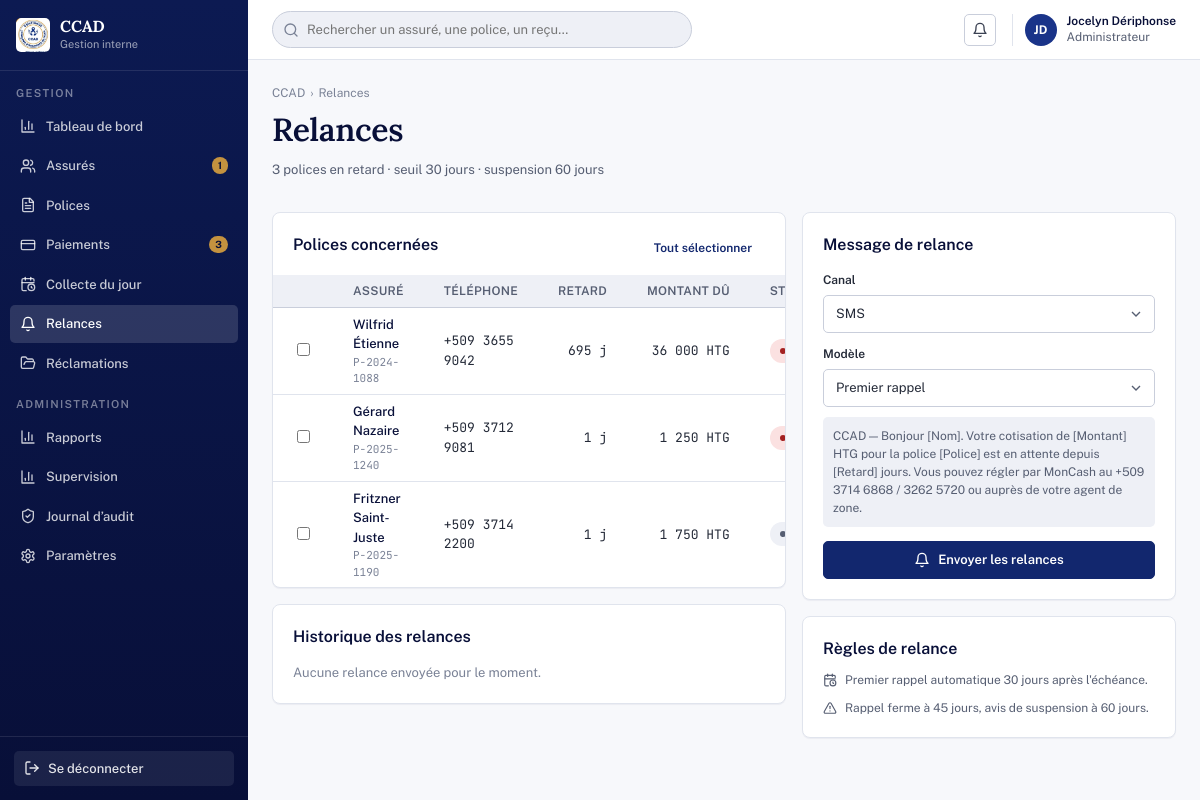
/relances.php (signed in), run on the app's committed database.
### tables this page shows
CREATE TABLE reglages_regles (
  id                  TINYINT UNSIGNED PRIMARY KEY DEFAULT 1,
  eligibilite_mois    SMALLINT UNSIGNED NOT NULL DEFAULT 24,
  retard_jours        SMALLINT UNSIGNED NOT NULL DEFAULT 30,
  suspension_jours    SMALLINT UNSIGNED NOT NULL DEFAULT 60,
  echeance_jour       TINYINT UNSIGNED NOT NULL DEFAULT 1,
  CONSTRAINT chk_regles_single_row CHECK (id = 1)
);

### config/db.php (called while the page is built, shortened)
<?php
function db(): PDO
{
    static $pdo = null;
    if ($pdo === null) {
        $dsn = 'mysql:host=' . DB_HOST . ';dbname=' . DB_NAME . ';charset=' . DB_CHARSET;
        $pdo = new PDO($dsn, DB_USER, DB_PASS, [
            PDO::ATTR_ERRMODE => PDO::ERRMODE_EXCEPTION,
            PDO::ATTR_DEFAULT_FETCH_MODE => PDO::FETCH_ASSOC,
            PDO::ATTR_EMULATE_PREPARES => false,
        ]);
    }
    return $pdo;
}

### relances.php (the view, shortened to what this page needs)
<?php
require_once __DIR__ . '/includes/functions.php';
$devise = organisation()['devise'] ?? 'HTG';
$r = regles();
$org = organisation();
require __DIR__ . '/includes/layout_start.php';
$rows = $pdo->query("
  SELECT p.numero, a.prenom, a.nom, a.telephone, p.prime, p.statut,
         GREATEST(1, DATEDIFF(CURDATE(), COALESCE((SELECT MAX(date_paiement) FROM paiements WHERE police_id=p.id), p.date_adhesion)) - 30) AS jours
  FROM polices p JOIN assures a ON a.id=p.assure_id
  WHERE p.statut IN ('En retard','Suspendue') ORDER BY jours DESC
")->fetchAll();
$modeles = [
    'Premier rappel' => "CCAD — Bonjour [Nom]. Votre cotisation de [Montant] {$devise} pour la police [Police] est en attente depuis [Retard] jours. Vous pouvez régler par MonCash au " . ($org['telephone'] ?? '') . " ou auprès de votre agent de zone.",
    'Rappel ferme' => "CCAD — [Nom], la police [Police] accuse [Retard] jours de retard. Sans règlement de [Montant] {$devise} avant le " . (int) $r['echeance_jour'] . " du mois prochain, la couverture sera signalée en retard au dossier.",
    'Avis de suspension' => "CCAD — [Nom], faute de règlement, la police [Police] sera suspendue après " . (int) $r['suspension_jours'] . " jours de retard. Régularisez [Montant] {$devise} pour maintenir la couverture funéraire.",
];
$historique = $pdo->query("
  SELECT re.*, u.prenom up, u.nom un, p.numero FROM relances re LEFT JOIN utilisateurs u ON u.id=re.agent_id JOIN polices p ON p.id=re.police_id
  ORDER BY re.envoye_le DESC LIMIT 8
")->fetchAll();
?>
<div class="page-header">
  <div>
    <div class="page-header__breadcrumbs"><span>CCAD</span><span>Relances</span></div>
    <h1 class="page-header__title">Relances</h1>
    <div class="page-header__meta"><?= count($rows) ?> polices en retard · seuil <?= (int) $r['retard_jours'] ?> jours · suspension <?= (int) $r['suspension_jours'] ?> jours</div>
  </div>
</div>
<form method="post">
<div class="form-row">
  <div class="form-col">
    <div class="card card--flush">
      <div class="card__head">
        <div class="card__title">Polices concernées</div>
        <div class="card__actions"><button class="btn btn--ghost btn--sm" type="button" onclick="document.querySelectorAll('.relChk').forEach(c=>c.checked=!c.checked)">Tout sélectionner</button></div>
      </div>
      <div class="table-wrap">
        <table class="data-table is-dense">
          <thead><tr><th></th><th>Assuré</th><th>Téléphone</th><th class="is-numeric">Retard</th><th class="is-numeric">Montant dû</th><th>Statut</th></tr></thead>
          <tbody>
          <?php foreach ($rows as $row): $du = (float) $row['prime'] * max(1, intdiv((int) $row['jours'], 30) + 1); ?>
            <tr>
              <td><input class="relChk" type="checkbox" name="numeros[]" value="<?= h($row['numero']) ?>"></td>
              <td><div class="person-cell"><span class="person-cell__name"><?= h($row['prenom'] . ' ' . $row['nom']) ?></span><span class="person-cell__meta"><?= h($row['numero']) ?></span></div></td>
              <td class="is-mono"><?= h($row['telephone'] ?? '—') ?></td>
              <td class="is-numeric is-mono"><?= (int) $row['jours'] ?> j</td>
              <td class="is-numeric is-mono"><?= fmt_money($du, $devise) ?></td>
              <td><?= badge_html($row['statut']) ?></td>
            </tr>
          <?php endforeach; ?>
          </tbody>
        </table>
      </div>
    </div>
    <div class="card">
      <div class="card__title" style="margin-bottom:14px">Historique des relances</div>
      <div class="stack stack--sm">
        <?php if (!$historique): ?><div class="text-faint" style="font-size:13px">Aucune relance envoyée pour le moment.</div><?php endif; ?>
      </div>
    </div>
  </div>
  <div class="form-col form-col--side">
    <div class="card">
      <div class="card__title" style="margin-bottom:14px">Message de relance</div>
      <div class="field"><label class="field__label">Canal</label>
        <select class="input" name="canal">
          <option value="SMS">SMS</option><option value="MonCash">Notification MonCash</option><option value="Appel">Appel de l'agent</option>
        </select>
      </div>
      <div class="field" style="margin-top:12px"><label class="field__label">Modèle</label>
        <select class="input" name="modele" id="modeleSelect" onchange="document.getElementById('apercu').textContent=window.MODELES[this.value]">
          <?php foreach (array_keys($modeles) as $m): ?><option><?= h($m) ?></option><?php endforeach; ?>
        </select>
      </div>
      <div class="text-muted" id="apercu" style="font-size:12px;margin-top:10px;padding:10px;background:var(--surface-sunken);border-radius:var(--radius-sm)"><?= h($modeles['Premier rappel']) ?></div>
      <button class="btn btn--primary btn--full" style="margin-top:14px" type="submit"><?= icon('bell',16) ?> Envoyer les relances</button>
    </div>
    <div class="card">
      <div class="card__title" style="margin-bottom:10px">Règles de relance</div>
      <div class="stack stack--sm" style="font-size:12px;color:var(--text-muted)">
        <div class="cluster"><?= icon('calendar-clock',14) ?> Premier rappel automatique <?= (int) $r['retard_jours'] ?> jours après l'échéance.</div>
        <div class="cluster"><?= icon('triangle-alert',14) ?> Rappel ferme à <?= round(((int) $r['retard_jours'] + (int) $r['suspension_jours']) / 2) ?> jours, avis de suspension à <?= (int) $r['suspension_jours'] ?> jours.</div>
      </div>
    </div>
  </div>
</div>
</form>
<?php require __DIR__ . '/includes/layout_end.php'; ?>

### assets/css/tokens.css (style rules this page uses)
:root { --navy-050:#eef2fb; --navy-100:#dde4f5; --navy-200:#bbc8e9; --navy-300:#8298d6; --navy-400:#4c68bd; --navy-500:#2846a6; --navy-600:#1a3489; --navy-700:#12276e; --navy-800:#0c1a52; --navy-900:#080f38; --gold-100:#faf1de; --gold-200:#f2e0bf; --gold-300:#e6c692; --gold-400:#d7ab61; --gold-500:#c4923f; --gold-600:#9c7024; --gold-700:#7d5717; --grey-050:#f7f8fb; --grey-100:#eef0f6; --grey-200:#e0e4ed; --grey-300:#c9cedb; --grey-400:#a3aab9; --grey-500:#7a8296; --grey-600:#565e72; --grey-700:#3a4152; --grey-800:#242a38; --grey-900:#141821; --green-100:#dff2e8; --green-500:#248257; --green-600:#1c6b46; --red-100:#fbe1e1; --red-500:#c62c2c; --red-600:#a32020; --amber-100:#fbeed2; --amber-500:#c08009; --amber-600:#9a6408; --info-100:#dceefa; --info-500:#2277ad; --info-600:#1a5c8a; --white:#ffffff; --brand-primary:var(--navy-700); --brand-primary-hover:var(--navy-800); --brand-primary-active:var(--navy-900); --brand-accent:var(--gold-500); --brand-accent-hover:var(--gold-600); --surface-page:var(--grey-050); --surface-card:var(--white); --surface-sunken:var(--grey-100); --surface-brand:var(--navy-700); --surface-brand-soft:var(--navy-050); --surface-accent-soft:var(--gold-100); --text-heading:var(--navy-900); --text-body:var(--grey-800); --text-muted:var(--grey-600); --text-faint:var(--grey-500); --text-on-brand:var(--white); --text-on-accent:var(--navy-900); --text-link:var(--navy-600); --text-link-hover:var(--navy-800); --border-subtle:var(--grey-200); --border-default:var(--grey-300); --border-strong:var(--grey-400); --border-brand:var(--navy-600); --border-focus:var(--navy-500); --status-success-bg:var(--green-100); --status-success-fg:var(--green-600); --status-danger-bg:var(--red-100); --status-danger-fg:var(--red-600); --status-warning-bg:var(--amber-100); --status-warning-fg:var(--amber-600); --status-info-bg:var(--info-100); --status-info-fg:var(--info-600); --status-neutral-bg:var(--grey-100); --status-neutral-fg:var(--grey-600); --overlay-scrim:rgba(8,15,56,.48); --focus-ring:0 0 0 3px rgba(40,70,166,.28); --font-sans:"Public Sans",system-ui,-apple-system,"Segoe UI",sans-serif; --font-serif:"Lora",Georgia,"Times New Roman",serif; --font-mono:"JetBrains Mono",ui-monospace,"SFMono-Regular",Menlo,monospace; --font-body:var(--font-sans); --font-display:var(--font-serif); --font-numeric:var(--font-mono); --fs-micro:11px; --fs-caption:12px; --fs-body-sm:13px; --fs-body:14px; --fs-body-lg:16px; --fs-h4:16px; --fs-h3:19px; --fs-h2:24px; --fs-h1:32px; --fs-display:44px; --fw-light:300; --fw-regular:400; --fw-medium:500; --fw-semibold:600; --fw-bold:700; --fw-extrabold:800; --lh-tight:1.15; --lh-snug:1.3; --lh-normal:1.5; --lh-loose:1.65; --ls-display:-0.02em; --ls-heading:-0.01em; --ls-body:0; --ls-label:0.02em; --ls-eyebrow:0.12em; --space-0:0; --space-1:2px; --space-2:4px; --space-3:6px; --space-4:8px; --space-5:12px; --space-6:16px; --space-7:20px; --space-8:24px; --space-9:32px; --space-10:40px; --space-11:48px; --space-12:64px; --space-13:80px; --gutter-field:12px; --gutter-card:20px; --gutter-section:32px; --page-pad:24px; --radius-none:0; --radius-xs:3px; --radius-sm:5px; --radius-md:8px; --radius-lg:12px; --radius-xl:16px; --radius-pill:999px; --radius-circle:50%; --radius-control:var(--radius-sm); --radius-card:var(--radius-md); --radius-badge:var(--radius-pill); --radius-modal:var(--radius-lg); --shadow-none:none; --shadow-xs:0 1px 1px rgba(12,26,82,.05); --shadow-sm:0 1px 2px rgba(12,26,82,.07),0 1px 3px rgba(12,26,82,.05); --shadow-md:0 2px 4px rgba(12,26,82,.06),0 6px 14px rgba(12,26,82,.08); --shadow-lg:0 10px 28px rgba(12,26,82,.14); --shadow-inset:inset 0 1px 2px rgba(12,26,82,.08); --dur-instant:80ms; --dur-fast:140ms; --dur-base:200ms; --dur-slow:320ms; --ease-standard:cubic-bezier(.2,0,.2,1); --ease-out:cubic-bezier(0,0,.2,1); --ease-in:cubic-bezier(.4,0,1,1); --transition-control:background-color var(--dur-fast) var(--ease-standard),border-color var(--dur-fast) var(--ease-standard),color var(--dur-fast) var(--ease-standard),box-shadow var(--dur-fast) var(--ease-standard); --sidebar-w:248px; --sidebar-w-collapsed:64px; --topbar-h:60px; --content-max:1280px; --form-col:520px; --control-h-sm:30px; --control-h-md:38px; --control-h-lg:46px; }

### data on the page
reglages_regles: retard_jours "30", suspension_jours "60", ((int) $r['retard_jours'] + (int) $r['suspension_jours']) / 2 "45"

### other printed values
APP_NAME "CCAD"
APP_SUBTITLE "Gestion interne"
$label "Tableau de bord Assurés Polices Paiements Collecte du jour Relances Réclamations Rapports Supervision Journal d’audit Paramètres"
$badge "1 3"
$user['nom_complet'] "Jocelyn Dériphonse"
$user['role'] "Administrateur"
count($rows) "3"
$row['prenom'] . ' ' . $row['nom'] "Wilfrid Étienne"
$row['numero'] "P-2024-1088"
$row['telephone'] "+509 3655 9042"
$row['jours'] "695"
fmt_money($du, $devise) "36 000 HTG"
$row['prenom'] . ' ' . $row['nom'] "Gérard Nazaire"
$row['numero'] "P-2025-1240"
$row['telephone'] "+509 3712 9081"
